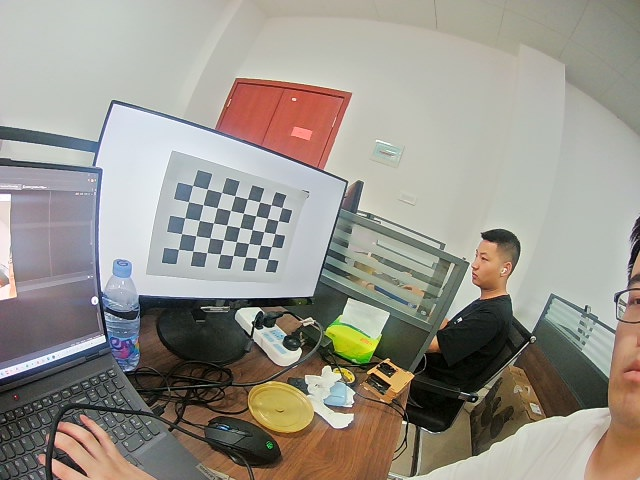
#> input picture 标定/data/data-angle=170/img107.jpg, 640 x 480 px
$ python correct.py
#> lines starting #> are read from the running program, lines starting #| are printed output that depends on the picture; after the words box and inside, x2 and y2 are one past the last pixel; in counts of white or black regions, pixels touching at a corner belong together; long printed decimals are rounded
"""
@Name: correct.py
@Auth: Huohuo
@Date: 2023/7/13-11:30
@Desc:
@Ver :
code_idea
"""

import cv2
import numpy as np
import glob


# 找棋盘格角点
# 设置寻找亚像素角点的参数，采用的停止准则是最大循环次数30和最大误差容限0.001
criteria = (cv2.TERM_CRITERIA_EPS + cv2.TERM_CRITERIA_MAX_ITER, 30, 0.001) # 阈值
#棋盘格模板规格
w = 8   # 9 - 1
h = 5   # 6  - 1
# 世界坐标系中的棋盘格点,例如(0,0,0), (1,0,0), (2,0,0) ....,(8,5,0)，去掉Z坐标，记为二维矩阵
objp = np.zeros((w*h,3), np.float32)
objp[:,:2] = np.mgrid[0:w,0:h].T.reshape(-1,2)
objp = objp*27  # 27 mm 棋盘格尺寸

# 储存棋盘格角点的世界坐标和图像坐标对
objpoints = [] # 在世界坐标系中的三维点
imgpoints = [] # 在图像平面的二维点
#加载pic文件夹下所有的jpg图像
# images = glob.glob('./data/data-angle=150/*.jpg')  #   拍摄的十几张棋盘图片所在目录
images = glob.glob('./data/data-angle=170/*.jpg')  #   拍摄的十几张棋盘图片所在目录

i=0
for fname in images:

    img = cv2.imread(fname)
#> img is the input picture: shape (480, 640, 3); mean B, G, R 138.8, 147.6, 152.1
    # 获取画面中心点
    #获取图像的长宽
    h1, w1 = img.shape[0], img.shape[1]
#> h1 = 480; w1 = 640
    gray = cv2.cvtColor(img,cv2.COLOR_BGR2GRAY)
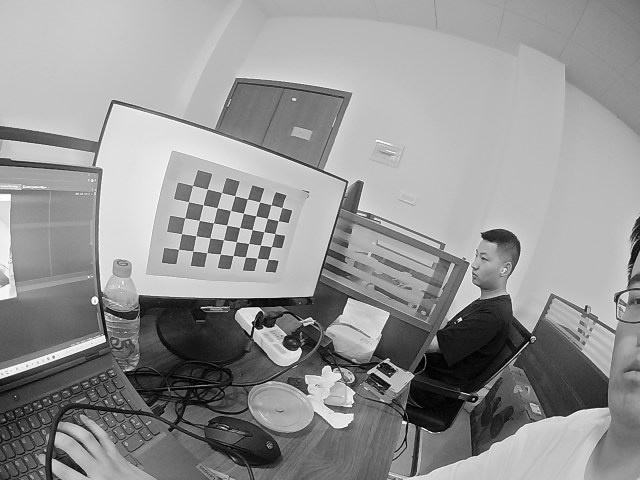
#> gray: shape (480, 640); min 0, max 255, mean 148
    u, v = img.shape[:2]
#> u = 480; v = 640
    # 寻找图像中是否有棋盘图案，并定位图像角点，若找到：ret！=0
    ret, corners = cv2.findChessboardCorners(gray, (w,h),None)
#> ret = True; corners = 40 rows, first 8: [268, 259.5], [256.8, 258.4], [245.5, 256.6], [233.2, 255.5], [220.3, 254.3], [206.7, 252.4], [192.8, 251.2], [178.5, 249.5]
    # 如果找到足够点对，将其存储起来
    if ret == True:
        print("i:", i)
        i = i+1
        # 在原角点的基础上寻找亚像素角点，精细化检测结果，corners既是输入也是输出，criteria计算亚像素停止迭代的标准
        cv2.cornerSubPix(gray,corners,(11,11),(-1,-1),criteria)
        #追加进入世界三维点和平面二维点中
        objpoints.append(objp)
        imgpoints.append(corners)
        # 将角点在图像上显示
        cv2.drawChessboardCorners(img, (w,h), corners, ret)
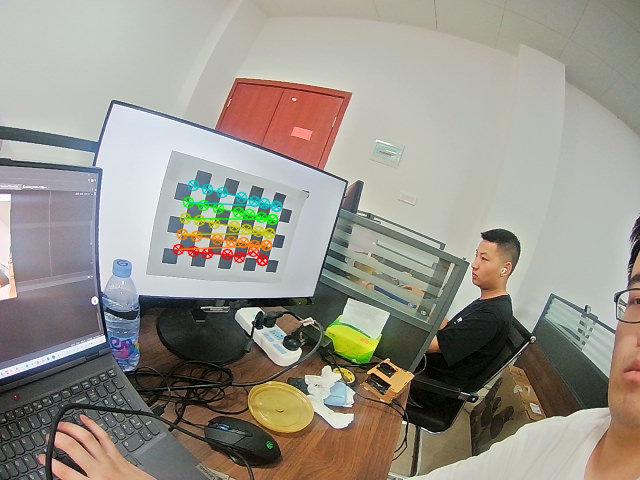
#> img: shape (480, 640, 3); 1.53% of pixels changed, all inside (x1, y1, x2, y2) = (172, 179, 283, 267)
        cv2.namedWindow('findCorners', cv2.WINDOW_NORMAL)
        cv2.resizeWindow('findCorners', 640, 480)
        cv2.imshow('findCorners',img)
        cv2.waitKey(200)
#> pass 2 of the loop `for fname in images:`:
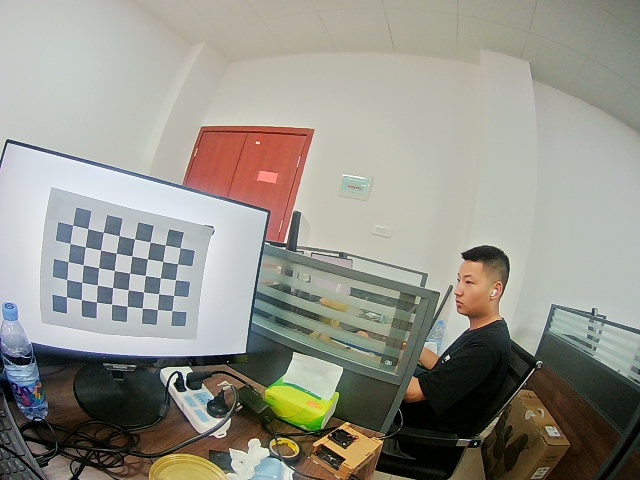
#> input picture 标定/data/data-angle=170/img110.jpg, 640 x 480 px
#> img is the input picture: shape (480, 640, 3); mean B, G, R 137.5, 146.8, 148.2
#> `gray = cv2.cvtColor(img,cv2.COLOR_BGR2GRAY)`:
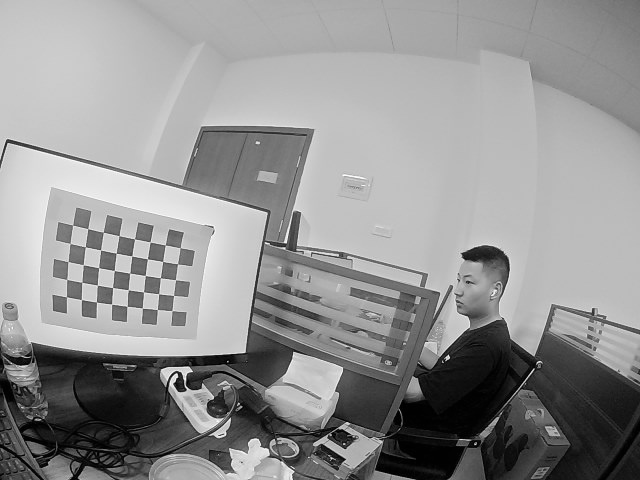
#> gray: shape (480, 640); min 0, max 254, mean 146.2
#> corners = 40 rows, first 8: [172, 310.5], [157.4, 309.5], [142.3, 308.3], [127.2, 306.5], [111.5, 304.4], [96.49, 302], [81.51, 299.5], [66.51, 296.8]
#> `cv2.drawChessboardCorners(img, (w,h), corners, ret)`:
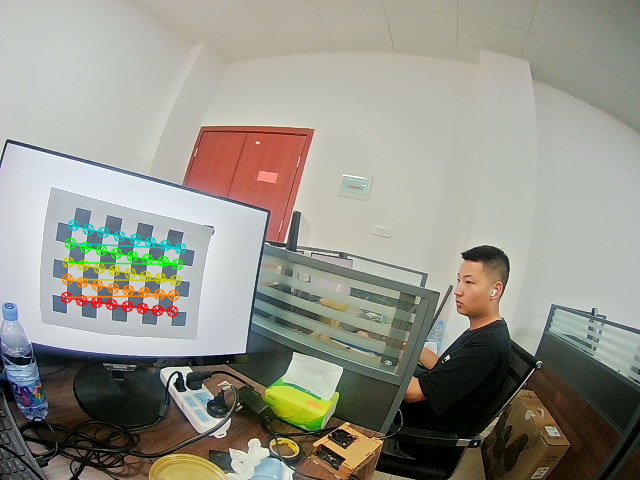
#> img: shape (480, 640, 3); 1.88% of pixels changed, all inside (x1, y1, x2, y2) = (60, 219, 187, 318)
#> pass 3 of the loop `for fname in images:`:
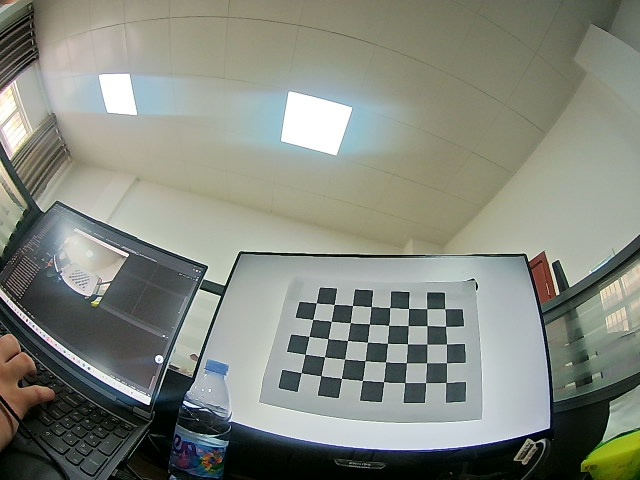
#> input picture 标定/data/data-angle=170/img120.jpg, 640 x 480 px
#> img is the input picture: shape (480, 640, 3); mean B, G, R 125.9, 135.5, 131.3
#> `gray = cv2.cvtColor(img,cv2.COLOR_BGR2GRAY)`:
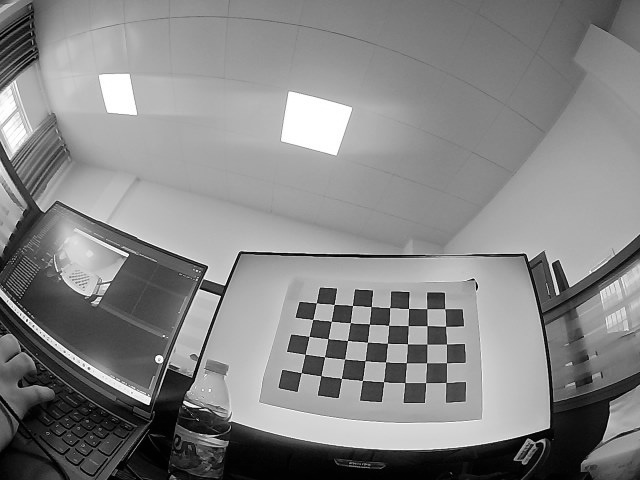
#> gray: shape (480, 640); min 0, max 255, mean 133.1
#> corners = 40 rows, first 8: [446, 382.5], [425.6, 382.6], [405, 382.5], [383.5, 381.6], [362.5, 380.4], [341.5, 378.6], [320.9, 375.4], [301.4, 372.6]
#> `cv2.drawChessboardCorners(img, (w,h), corners, ret)`:
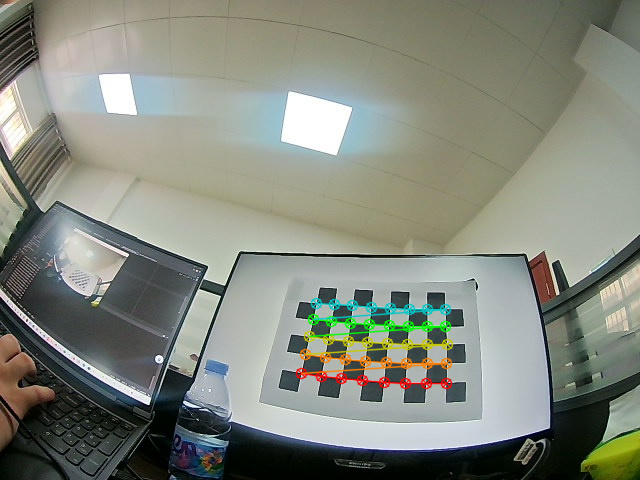
#> img: shape (480, 640, 3); 2.12% of pixels changed, all inside (x1, y1, x2, y2) = (295, 297, 454, 390)
cv2.destroyAllWindows()
#%% 标定
print('正在计算')
#标定 [::-1]将图像的宽高反转 [h, w]=>[w, h]
ret, mtx, dist, rvecs, tvecs = \
    cv2.calibrateCamera(objpoints, imgpoints, gray.shape[::-1], None, None)
#> ret = 2.11; mtx = [[314.4, 0, 428], [0, 418.7, 279.8], [0, 0, 1]]; dist = [[-0.7, 1.18, -0.0647, -0.0457, -0.504]]; rvecs = ([1.63, 0.658, -2.29], [-0.318, -0.142, -3.05], [0.0434, -1.33, -2.84]); tvecs = ([-408.6, -28.98, 774.5], [-517.9, 81.49, 640.1], [26.4, 101.6, 372])


print("ret:",ret  )
#| ret: 2.106
print("mtx:\n",mtx)      # 内参数矩阵
#| mtx:
#|  [[314.359   0.         427.989]
#|  [  0.         418.667 279.758]
#|  [  0.           0.           1.        ]]
print("dist畸变值:\n",dist   )   # 畸变系数   distortion cofficients = (k_1,k_2,p_1,p_2,k_3)
#| dist畸变值:
#|  [[-0.7003  1.181 -0.06472 -0.04568 -0.5041 ]]
print("rvecs旋转（向量）外参:\n",rvecs)   # 旋转向量  # 外参数
#| rvecs旋转（向量）外参:
#|  (array([[ 1.631],
#|        [ 0.6578],
#|        [-2.289]]), array([[-0.3175 ],
#|        [-0.1418],
#|        [-3.046]]), array([[ 0.04344],
#|        [-1.331],
#|        [-2.844]]))
print("tvecs平移（向量）外参:\n",tvecs  )  # 平移向量  # 外参数
#| tvecs平移（向量）外参:
#|  (array([[-408.568],
#|        [ -28.981 ],
#|        [ 774.488]]), array([[-517.949],
#|        [  81.494 ],
#|        [ 640.084]]), array([[ 26.395],
#|        [101.637],
#|        [371.958]]))
newcameramtx, roi = cv2.getOptimalNewCameraMatrix(mtx, dist, (u, v), 0, (u, v))
#> newcameramtx = [[313, 0, 426.2], [0, 462.6, 242], [0, 0, 1]]; roi = (0, 0, 479, 639)
print('newcameramtx外参',newcameramtx)
#| newcameramtx外参 [[313.046   0.         426.201]
#|  [  0.         462.644 242.022 ]
#|  [  0.           0.           1.        ]]

# 计算像素到实际尺寸的比例因子
fx = mtx[0, 0]
#> fx = 314.4
pixel2mm = 1.0 / fx
#> pixel2mm = 0.00318
print("像素到毫米的转换关系", pixel2mm)
#| 像素到毫米的转换关系 0.003181

# --------------------------------------------
#      将上述标定参数结果放入json文件中
# --------------------------------------------
import json

# 创建一个字典，存储参数
data = {
    'ret': ret,
    'mtx': mtx.tolist(),  # 将 numpy 数组转换为列表
    'dist': dist.tolist(),
    'rvecs': [rvec.tolist() for rvec in rvecs],
    'tvecs': [tvec.tolist() for tvec in tvecs]
}

# 将数据写入 JSON 文件
with open('camera_params.json', 'w') as f:
    json.dump(data, f, indent=4)        # 表示使用四个空格进行缩进

#打开摄像机
camera=cv2.VideoCapture(1)
while True:
    (grabbed,frame)=camera.read()
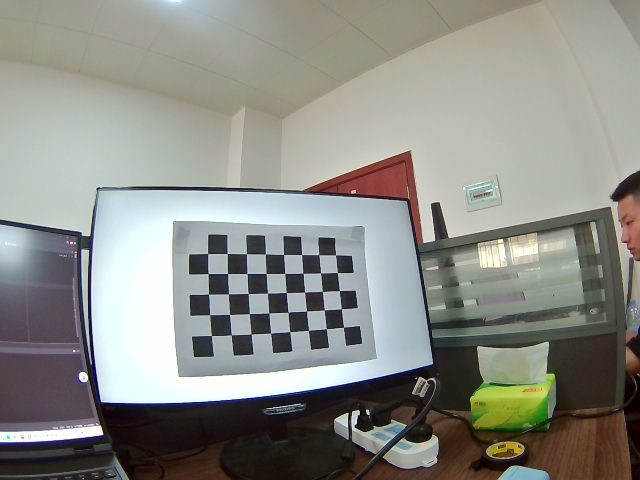
#> input picture 标定/data/data-angle=150/img1.jpg, 640 x 480 px, given in place of the camera
#> frame is the input picture: shape (480, 640, 3); mean B, G, R 134.7, 141.1, 140.2
    h1, w1 = frame.shape[:2]
    newcameramtx, roi = cv2.getOptimalNewCameraMatrix(mtx, dist, (u, v), 0, (u, v))
    # 纠正畸变
    dst1 = cv2.undistort(frame, mtx, dist, None, newcameramtx)
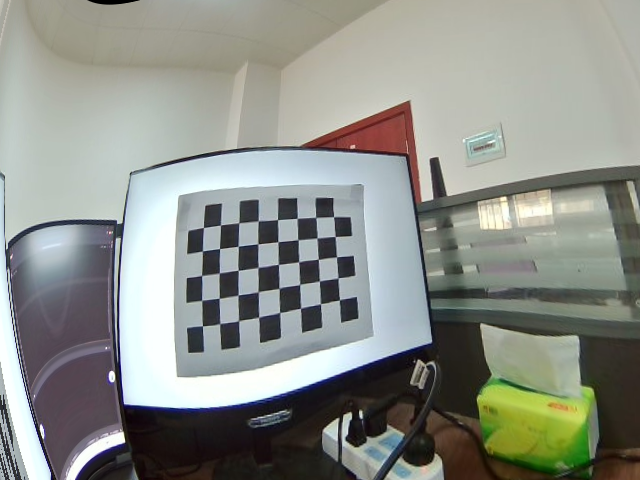
#> dst1: shape (480, 640, 3); mean B, G, R 137.7, 144.5, 141.3
    #dst2 = cv2.undistort(frame, mtx, dist, None, newcameramtx)
    mapx,mapy=cv2.initUndistortRectifyMap(mtx,dist,None,newcameramtx,(w1,h1),5)
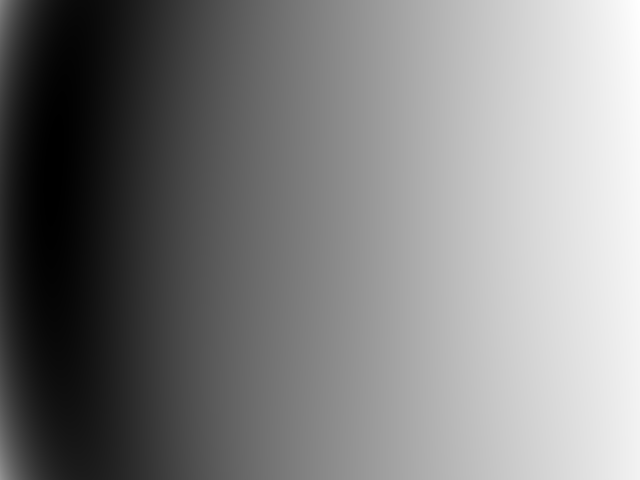
#> mapx: shape (480, 640) float32; min 8.95, max 616, mean 313.8; drawn with min black and max white
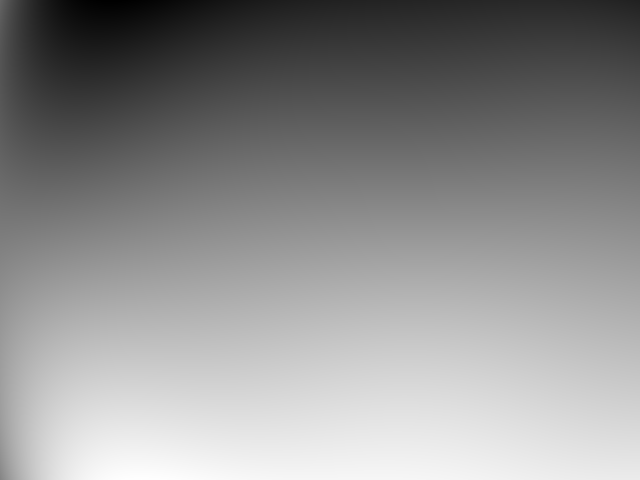
#> mapy: shape (480, 640) float32; min -4.93, max 465.6, mean 257.8; drawn with min black and max white
    dst2=cv2.remap(frame,mapx,mapy,cv2.INTER_LINEAR)
    # 裁剪图像，输出纠正畸变以后的图片
    x, y, w1, h1 = roi
#> x = 0; y = 0; w1 = 479; h1 = 639
    dst1 = dst1[y:y + h1, x:x + w1]
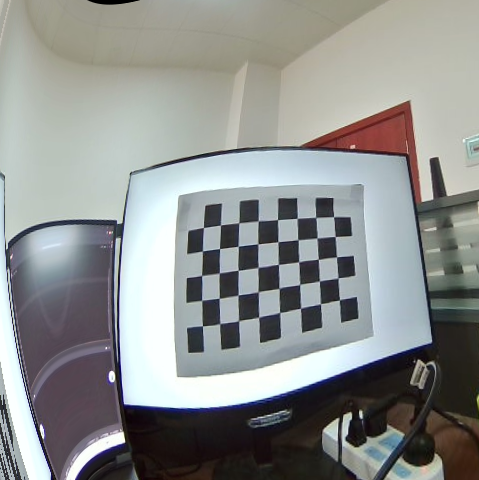
#> dst1: shape (480, 479, 3); mean B, G, R 143, 144.5, 142.1

    #cv2.imshow('frame',dst2)
    #cv2.imshow('dst1',dst1)
    cv2.imshow('dst2', dst2)
    if cv2.waitKey(1) & 0xFF == ord('q'):  # 按q保存一张图片
#> (key q is pressed here)
        cv2.imwrite("../result/frame.jpg", dst1)
        break

camera.release()
cv2.destroyAllWindows()
